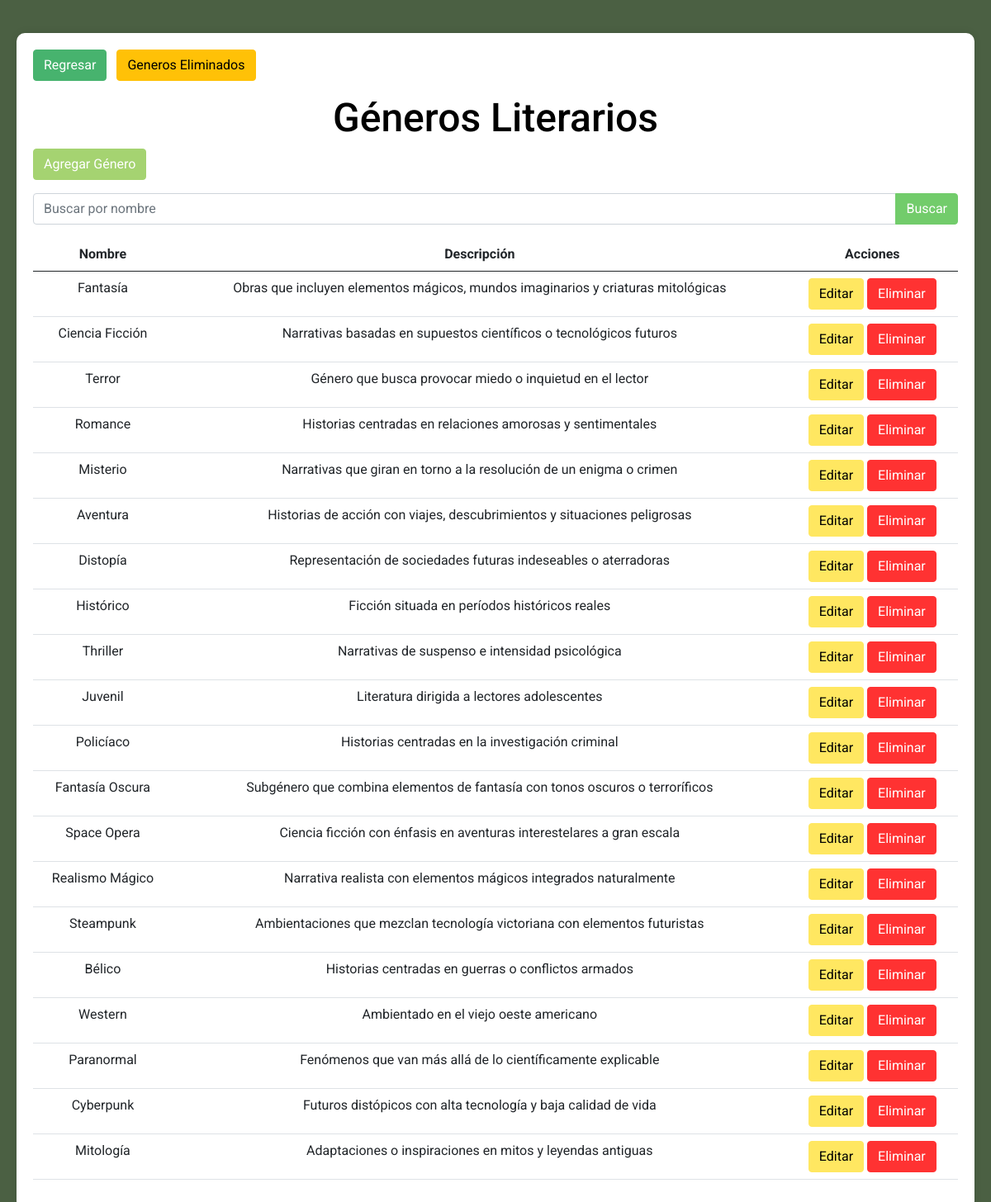
Page /GeneroI.php (signed in) on the committed database.
### tables this page shows
CREATE TABLE `tgenero` (
  `id_Genero` int(11) NOT NULL,
  `Nombre` varchar(255) DEFAULT NULL,
  `Descripcion` text,
  `eliminado` tinyint(1) DEFAULT '0'
);

### CRUD.php (called while the page is built, shortened)
<?php
class CRUD {
    protected $db;
    public function __construct($conexion) {
        $this->db = $conexion;
    }
    public function read($table, $conditions = []) {
        $sql = "SELECT * FROM $table WHERE eliminado = 0";
        try {
            $stmt = $this->db->prepare($sql);
            $stmt->execute();
            return $stmt->fetchAll(PDO::FETCH_ASSOC);
        } catch (PDOException $e) {
            error_log("Error en read: " . $e->getMessage());
            return [];
        }
    }
}

### GeneroI.php (the view, shortened to what this page needs)
<?php
include 'Conexion.php';
include 'CRUD.php';
$crud = new GeneroF($conexion);
$todosGeneros = $crud->read('tgenero');
$generos = $todosGeneros;
?>
<!DOCTYPE html>
<html lang="es">
<head>
    <link href="https://cdn.jsdelivr.net/npm/bootstrap@5.0.2/dist/css/bootstrap.min.css" rel="stylesheet">
    <link rel="stylesheet" href="https://cdnjs.cloudflare.com/ajax/libs/jqueryui/1.13.2/themes/base/jquery-ui.min.css">
</head>
<body>
    <div class="container-main">
        <div class="books-section">
            <button class="btn btn-secondary mb-3 btn-regresar" onclick="location.href='Inicio.php'">Regresar</button>
            <button class="btn btn-warning mb-3 ms-2" onclick="location.href='GenerosEliminados.php'">Generos Eliminados</button>
            <h3>Géneros Literarios</h3>
            <button class="btn btn-success mb-3 btn-agregar" data-bs-toggle="modal" data-bs-target="#agregarGeneroModal">Agregar Género</button>
            <form method="post" action="GeneroI.php">
                <div class="input-group mb-3">
                    <input type="text" class="form-control" id="buscar_nombre" name="buscar_nombre" placeholder="Buscar por nombre">
                    <button class="btn btn-outline-secondary btn-buscar" type="submit">Buscar</button>
                </div>
            </form>
            <table class="table">
                <thead>
                    <tr>
                        <th>Nombre</th>
                        <th>Descripción</th>
                        <th>Acciones</th>
                    </tr>
                </thead>
                <tbody>
                    <?php if (!empty($generos)): ?>
                        <?php foreach ($generos as $genero): ?>
                            <tr>
                                <td><?= htmlspecialchars($genero['Nombre']) ?></td>
                                <td><?= htmlspecialchars($genero['Descripcion']) ?></td>
                                <td>
                                    <button class='btn btn-primary btn-editar'
                                            data-bs-toggle='modal'
                                            data-bs-target='#editarGeneroModal'
                                            data-id='<?= $genero["id_Genero"] ?>'
                                            data-nombre='<?= htmlspecialchars($genero["Nombre"]) ?>'
                                            data-descripcion='<?= htmlspecialchars($genero["Descripcion"]) ?>'>
                                        Editar
                                    </button>
                                    <button class='btn btn-danger btn-eliminar'
                                            data-bs-toggle='modal'
                                            data-bs-target='#eliminarGeneroModal'
                                            data-id='<?= $genero["id_Genero"] ?>'>
                                        Eliminar
                                    </button>
                                </td>
                            </tr>
                        <?php endforeach; ?>
                    <?php else: ?>
                        <tr><td colspan='3'>No se encontraron géneros</td></tr>
                    <?php endif; ?>
                </tbody>
            </table>
        </div>
    </div>
</body>
</html>

### GeneroI.php (style rules this page uses)
body { background-color: #4b6043; font-family: 'Roboto', sans-serif; }
.container-main { padding: 20px; }
.books-section { margin-top: 20px; background-color: #ffffff; padding: 20px; border-radius: 10px; box-shadow: 0px 0px 10px rgba(0, 0, 0, 0.1); }
.books-section h3 { text-align: center; font-size: 3rem; color:rgb(0, 0, 0); }
.btn-regresar { background-color: #47b36e; border-color: #47b36e; color: #ffffff; }
.btn-agregar { background-color: #a5d371; border-color: #a5d371; color: #ffffff; }
.btn-buscar { background-color: #72cc6b; border-color: #72cc6b; color: #ffffff; }
.btn-editar { background-color: #ffe761; border-color: #ffe761; color: #000000; }
.btn-eliminar { background-color: #ff3232; border-color: #ff3232; color: #ffffff; }
.table th, .table td { text-align: center; }

### rows in the picture
tgenero: Nombre "Fantasía", Descripcion "Obras que incluyen elementos mágicos, mundos imaginarios y criaturas mitológicas"
tgenero: Nombre "Ciencia Ficción", Descripcion "Narrativas basadas en supuestos científicos o tecnológicos futuros"
tgenero: Nombre "Terror", Descripcion "Género que busca provocar miedo o inquietud en el lector"
tgenero: Nombre "Romance", Descripcion "Historias centradas en relaciones amorosas y sentimentales"
tgenero: Nombre "Misterio", Descripcion "Narrativas que giran en torno a la resolución de un enigma o crimen"
tgenero: Nombre "Aventura", Descripcion "Historias de acción con viajes, descubrimientos y situaciones peligrosas"
tgenero: Nombre "Distopía", Descripcion "Representación de sociedades futuras indeseables o aterradoras"
tgenero: Nombre "Histórico", Descripcion "Ficción situada en períodos históricos reales"
tgenero: Nombre "Thriller", Descripcion "Narrativas de suspenso e intensidad psicológica"
tgenero: Nombre "Juvenil", Descripcion "Literatura dirigida a lectores adolescentes"
tgenero: Nombre "Policíaco", Descripcion "Historias centradas en la investigación criminal"
tgenero: Nombre "Fantasía Oscura", Descripcion "Subgénero que combina elementos de fantasía con tonos oscuros o terroríficos"
tgenero: Nombre "Space Opera", Descripcion "Ciencia ficción con énfasis en aventuras interestelares a gran escala"
tgenero: Nombre "Realismo Mágico", Descripcion "Narrativa realista con elementos mágicos integrados naturalmente"
tgenero: Nombre "Steampunk", Descripcion "Ambientaciones que mezclan tecnología victoriana con elementos futuristas"
tgenero: Nombre "Bélico", Descripcion "Historias centradas en guerras o conflictos armados"
tgenero: Nombre "Western", Descripcion "Ambientado en el viejo oeste americano"
tgenero: Nombre "Paranormal", Descripcion "Fenómenos que van más allá de lo científicamente explicable"
tgenero: Nombre "Cyberpunk", Descripcion "Futuros distópicos con alta tecnología y baja calidad de vida"
tgenero: Nombre "Mitología", Descripcion "Adaptaciones o inspiraciones en mitos y leyendas antiguas"
